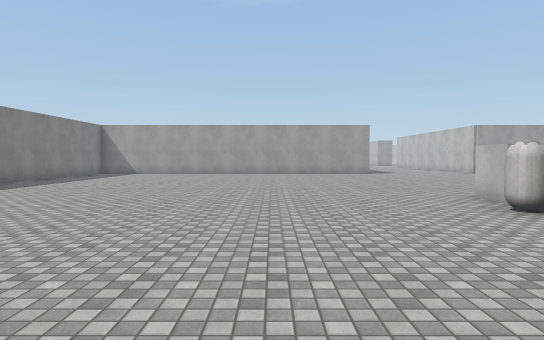
view 1 (above)

24 first-person views from a walk through a 3-D level made in the Unity game engine. The camera is 1.5 m above the floor, tilts 2° down and sees 75° across. The floor is counted in squares, 2 m on a side. Each view is taken from the middle of a square. On the plan, view 1 faces up. The plan holds only what a view shows up to about 11 squares ahead; the rest is blank. The place goes on beyond the plan. The player is left out. Surface patterns are stand-ins for the level's own textures.

view 2
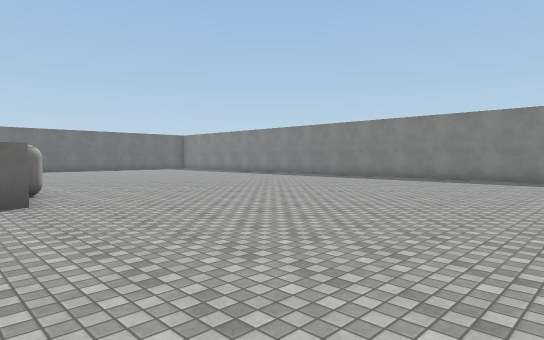

view 3
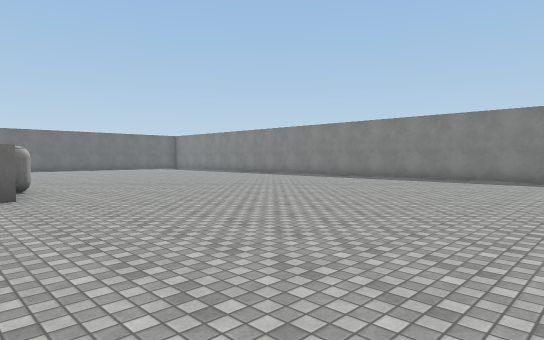

view 4
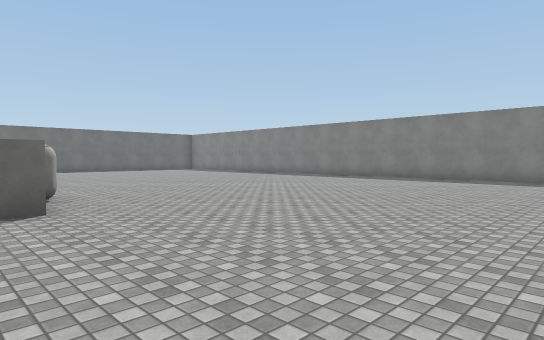

view 5
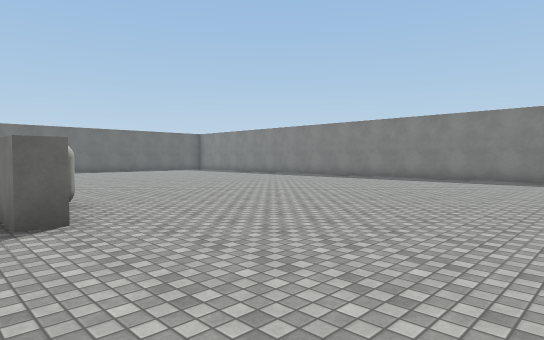

view 6
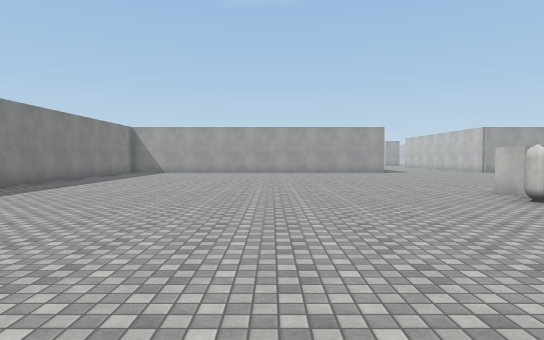

view 7
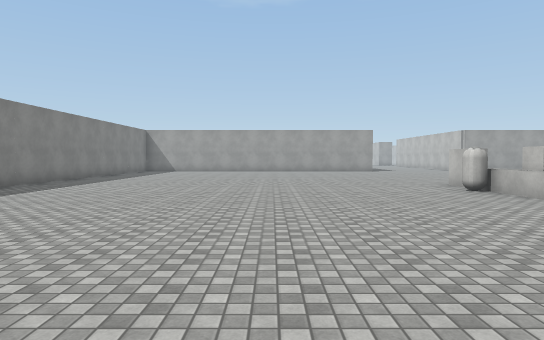

view 8
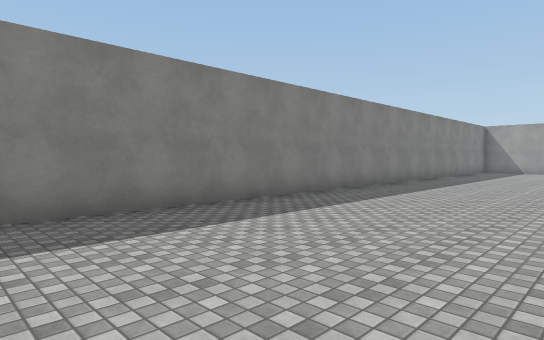

view 9
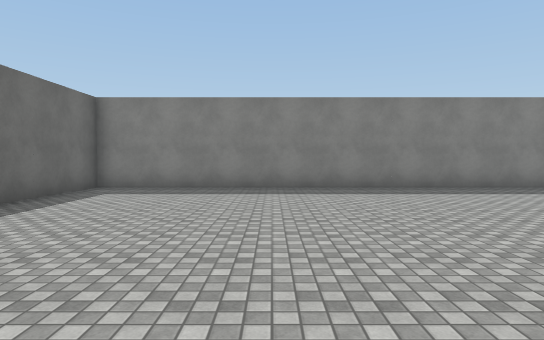

view 10
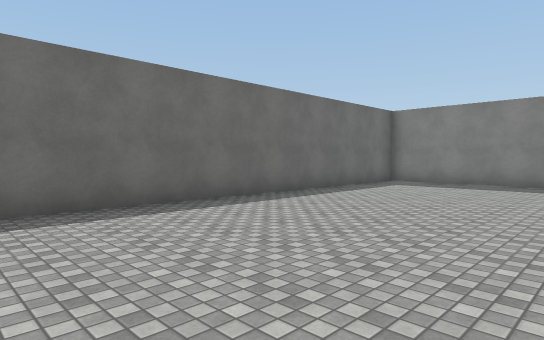

view 11
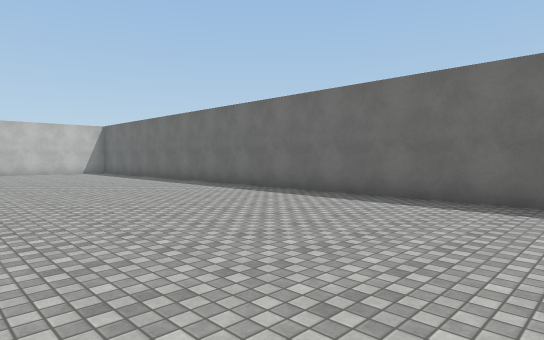

view 12
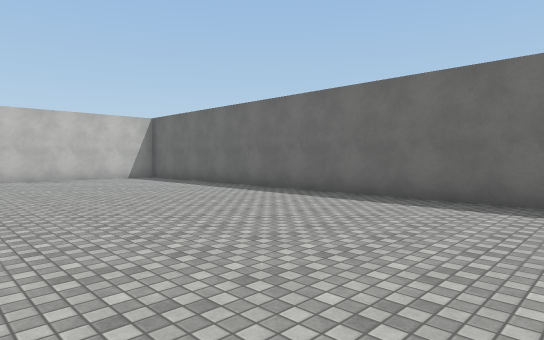

view 13
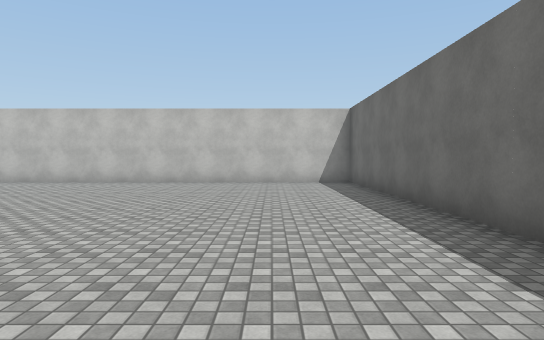

view 14
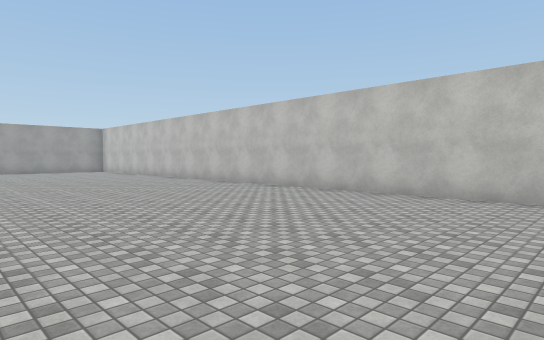

view 15
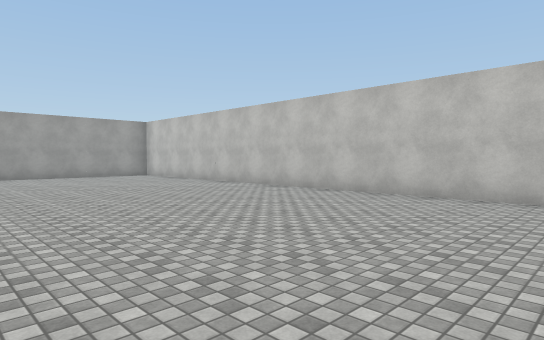

view 16
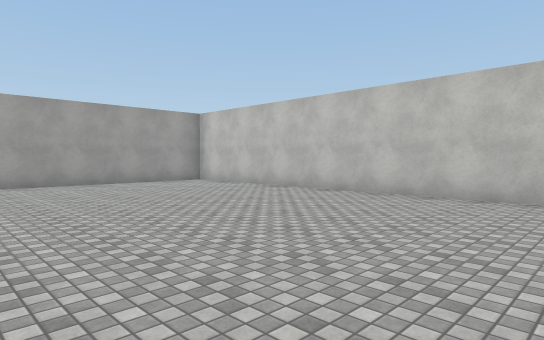

view 17
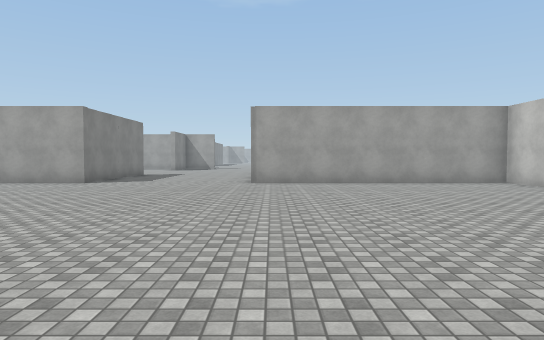

view 18
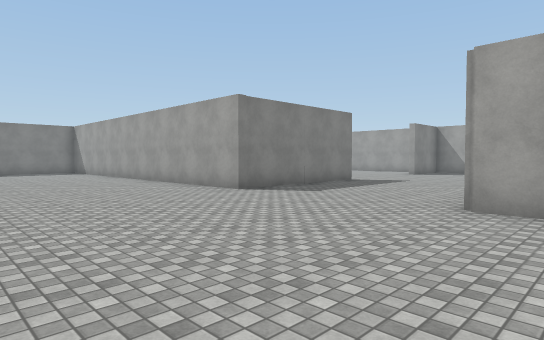

view 19
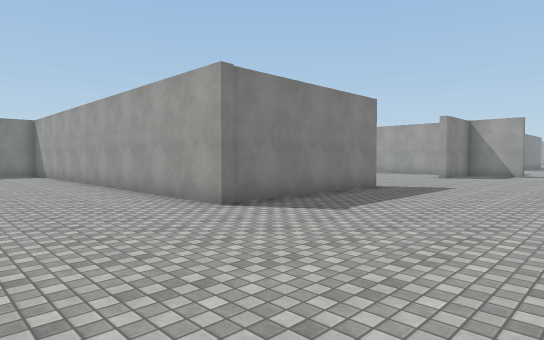

view 20
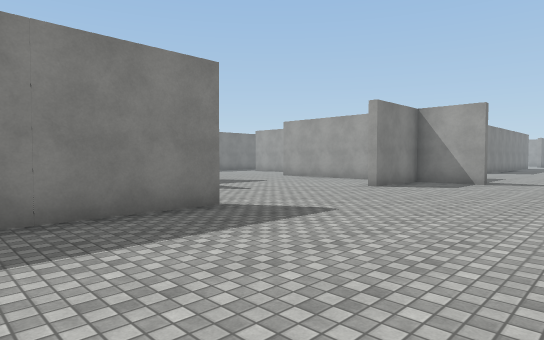

view 21
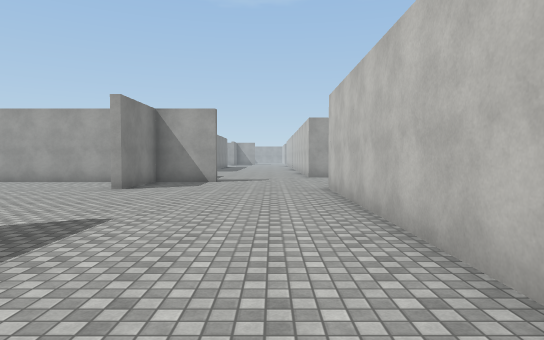

view 22
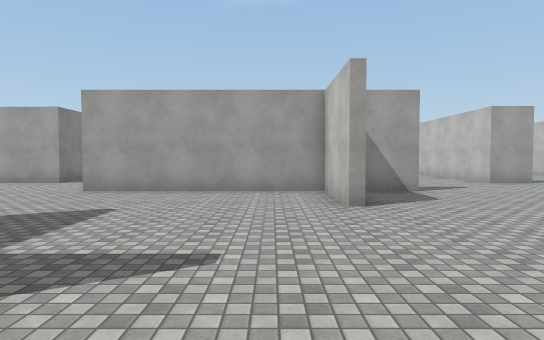

view 23
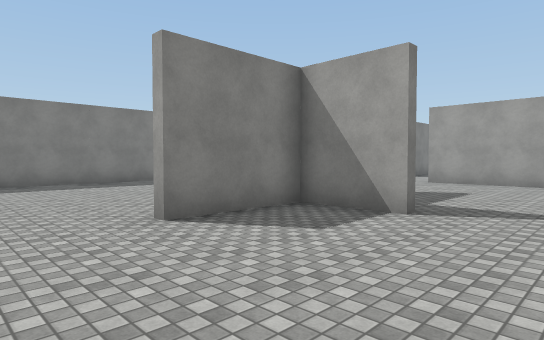

view 24
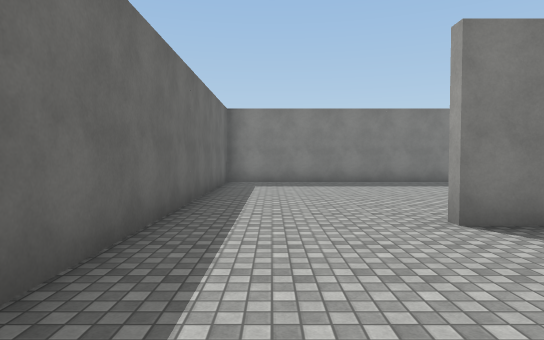

### Floor plan
Points are (right, up) in squares from view 1. A wall is a line through its corners. A room is listed if a view was taken in it or the views show most of it. See-through windows are left out.
Room 1 (views 1, 2, 3, 4, 5, 6, 7, 8, 9, 10, 11, 12, 13, 14, 15, 16, 17, 18, 19, 20, 21, 22, 23, 24)
walls: (9.4, 19.8) (9.4, 26.6); (4.4, 21.5) (4.4, 16.4) (-3.2, 16.4); (1, 22.6) (-0.9, 22.6) (-0.9, 20); (-7.9, 12.4) (-7.9, -8.4) (16.9, -8.4) (16.9, 16.4) (9.4, 16.4); (4.2, 26.4) (4.2, 28.9) (-1.2, 28.9); (-7.9, 23.5) (-7.9, 16.6) (1.2, 16.6); (6.4, 28.9) (4.4, 28.9) (4.4, 26.4); (10.8, 31.5) (9.4, 31.5) (9.4, 32); (-3.3, 32) (-3.3, 31.5) (-5.1, 31.5)
objects: block (4, 4); capsule (4, 5); block (4, 6)

Where each view was taken, in squares from view 1:
view 1: 0 up, 0 right, facing up
view 2: 13 up, 5 right, facing down-left
view 3: 14 up, 5 right, facing down-left
view 4: 12 up, 5 right, facing down-left
view 5: 11 up, 5 right, facing down-left
view 6: 1 down, 1 left, facing up
view 7: 3 down, 1 left, facing up
view 8: 3 down, 3 left, facing up-left
view 9: 4 down, 1 right, facing left
view 10: 3 down, 3 right, facing down-left
view 11: 2 down, 1 left, facing down-right
view 12: 2 down, 4 right, facing down-right
view 13: 6 down, 6 right, facing right
view 14: 3 down, 10 right, facing up-right
view 15: 2 up, 10 right, facing up-right
view 16: 6 up, 10 right, facing up-right
view 17: 6 up, 10 right, facing up
view 18: 11 up, 11 right, facing up-left
view 19: 13 up, 9 right, facing up-left
view 20: 18 up, 9 right, facing up-left
view 21: 18 up, 8 right, facing up
view 22: 21 up, 3 right, facing up
view 23: 18 up, 3 right, facing up-left
view 24: 18 up, 3 right, facing left
